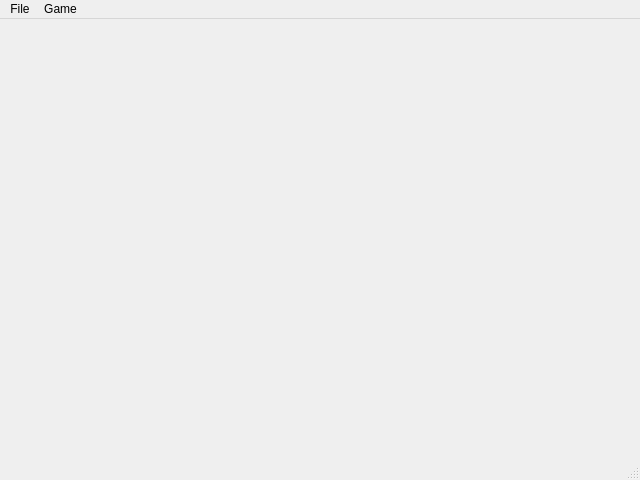
<?xml version="1.0" encoding="UTF-8"?>
<ui version="4.0">
 <class>MainWindow</class>
 <widget class="QMainWindow" name="MainWindow">
  <property name="geometry">
   <rect>
    <x>0</x>
    <y>0</y>
    <width>640</width>
    <height>480</height>
   </rect>
  </property>
  <property name="windowTitle">
   <string>GBmu</string>
  </property>
  <widget class="QWidget" name="centralwidget"/>
  <widget class="QStatusBar" name="statusbar"/>
  <widget class="QMenuBar" name="menubar">
   <property name="geometry">
    <rect>
     <x>0</x>
     <y>0</y>
     <width>640</width>
     <height>20</height>
    </rect>
   </property>
   <widget class="QMenu" name="menuGame">
    <property name="title">
     <string>File</string>
    </property>
    <addaction name="actionLoad"/>
    <addaction name="actionSave"/>
   </widget>
   <widget class="QMenu" name="menuGame_2">
    <property name="title">
     <string>Game</string>
    </property>
    <widget class="QMenu" name="menuSpeed">
     <property name="title">
      <string>Speed</string>
     </property>
     <addaction name="separator"/>
     <addaction name="actionX1"/>
     <addaction name="actionX2"/>
     <addaction name="actionX4"/>
    </widget>
    <widget class="QMenu" name="menuMode">
     <property name="title">
      <string>Mode</string>
     </property>
     <addaction name="actionAuto"/>
     <addaction name="actionDMG"/>
     <addaction name="actionCGB"/>
    </widget>
    <addaction name="actionDebugger"/>
    <addaction name="menuMode"/>
    <addaction name="menuSpeed"/>
   </widget>
   <addaction name="menuGame"/>
   <addaction name="menuGame_2"/>
  </widget>
  <action name="actionLoad">
   <property name="text">
    <string>Load</string>
   </property>
  </action>
  <action name="actionSave">
   <property name="text">
    <string>Save</string>
   </property>
  </action>
  <action name="actionX1">
   <property name="text">
    <string>x1</string>
   </property>
  </action>
  <action name="actionX2">
   <property name="text">
    <string>x2</string>
   </property>
  </action>
  <action name="actionX4">
   <property name="text">
    <string>x4</string>
   </property>
  </action>
  <action name="actionAuto">
   <property name="text">
    <string>Auto</string>
   </property>
  </action>
  <action name="actionDMG">
   <property name="text">
    <string>DMG</string>
   </property>
  </action>
  <action name="actionCGB">
   <property name="text">
    <string>CGB</string>
   </property>
  </action>
  <action name="actionDebugger">
   <property name="text">
    <string>Debugger</string>
   </property>
  </action>
 </widget>
 <resources/>
 <connections/>
</ui>
